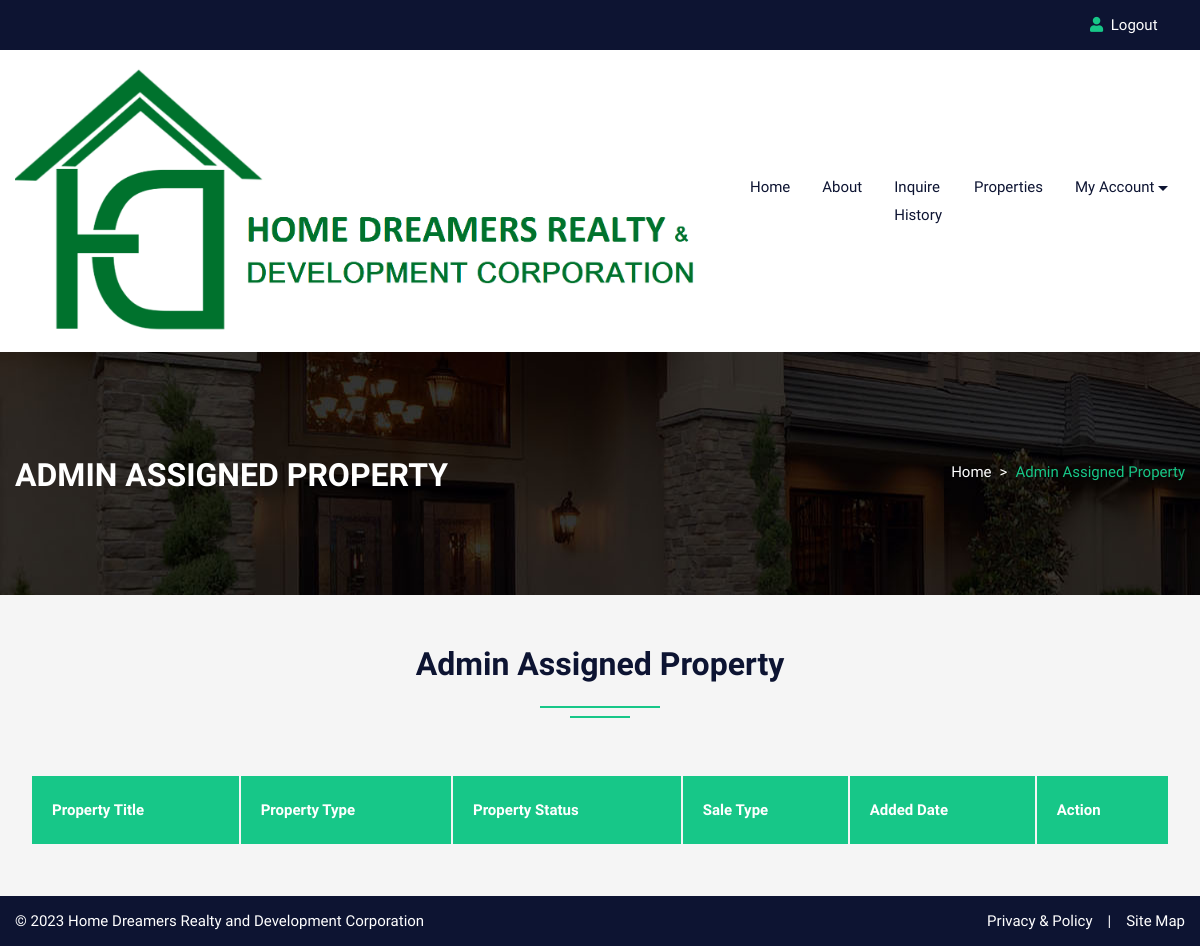
/featureadmin.php (signed in), run on an earlier commit of the app's database.
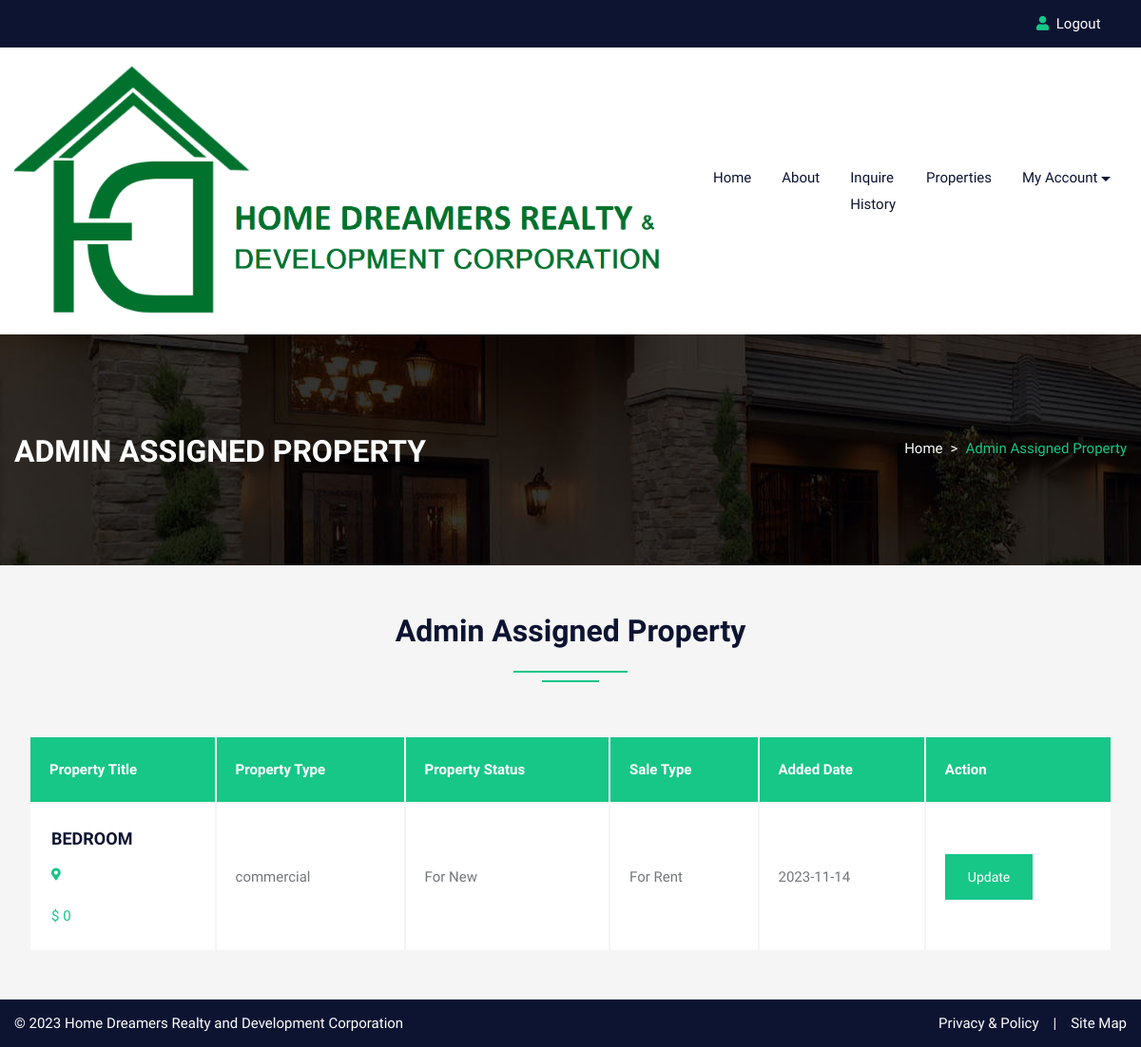
And on a later commit of the database.
### tables this page shows
CREATE TABLE `property` (
  `pid` int(50) NOT NULL,
  `title` varchar(200) NOT NULL,
  `pcontent` longtext NOT NULL,
  `type` varchar(100) NOT NULL,
  `pstatus` varchar(50) NOT NULL,
  `stype` varchar(100) NOT NULL,
  `bedroom` int(50) NOT NULL,
  `bathroom` int(50) NOT NULL,
  `balcony` int(50) NOT NULL,
  `kitchen` int(50) NOT NULL,
  `hall` int(50) NOT NULL,
  `floor` varchar(50) NOT NULL,
  `size` int(50) NOT NULL,
  `price` int(50) NOT NULL,
  `region` varchar(255) NOT NULL,
  `province` varchar(255) NOT NULL,
  `city` varchar(100) NOT NULL,
  `barangay` varchar(100) NOT NULL,
  `feature` longtext NOT NULL,
  `pimage` varchar(300) NOT NULL,
  `pimage1` varchar(300) NOT NULL,
  `pimage2` varchar(300) NOT NULL,
  `pimage3` varchar(300) NOT NULL,
  `pimage4` varchar(300) NOT NULL,
  `uid` int(50) NOT NULL,
  `status` varchar(50) NOT NULL,
  `mapimage` varchar(300) NOT NULL,
  `topmapimage` varchar(300) NOT NULL,
  `groundmapimage` varchar(300) NOT NULL,
  `totalfloor` varchar(50) NOT NULL,
  `date` date NOT NULL,
  `ptype` varchar(250) NOT NULL,
  `useragent` varchar(255) NOT NULL,
  `user_type` varchar(255) NOT NULL,
  `user_id` varchar(255) NOT NULL,
  `bhk` varchar(255) NOT NULL,
  `assign_to` varchar(255) NOT NULL
);

### featureadmin.php (the view, shortened to what this page needs)
<!DOCTYPE html>
<html lang="en">
<head>
<link rel="stylesheet" type="text/css" href="css/bootstrap.min.css">
<link rel="stylesheet" type="text/css" href="css/bootstrap-slider.css">
<link rel="stylesheet" type="text/css" href="css/jquery-ui.css">
<link rel="stylesheet" type="text/css" href="css/layerslider.css">
<link rel="stylesheet" type="text/css" href="css/color.css">
<link rel="stylesheet" type="text/css" href="css/owl.carousel.min.css">
<link rel="stylesheet" type="text/css" href="css/font-awesome.min.css">
<link rel="stylesheet" type="text/css" href="fonts/flaticon/flaticon.css">
<link rel="stylesheet" type="text/css" href="css/style.css">
<link rel="stylesheet" type="text/css" href="css/login.css">
</head>
<body>
<div id="page-wrapper">
    <div class="row">
		<?php include("include/header.php");?>
        <div class="banner-full-row page-banner" style="background-image:url('images/breadcromb.jpg');">
            <div class="container">
                <div class="row">
                    <div class="col-md-6">
                        <h2 class="page-name float-left text-white text-uppercase mt-1 mb-0"><b>Admin Assigned Property</b></h2>
                    </div>
                    <div class="col-md-6">
                        <nav aria-label="breadcrumb" class="float-left float-md-right">
                            <ol class="breadcrumb bg-transparent m-0 p-0">
                                <li class="breadcrumb-item text-white"><a href="#">Home</a></li>
                                <li class="breadcrumb-item active">Admin Assigned Property</li>
                            </ol>
                        </nav>
                    </div>
                </div>
            </div>
        </div>
        <div class="full-row bg-gray">
            <div class="container">
                    <div class="row mb-5">
						<div class="col-lg-12">
							<h2 class="text-secondary double-down-line text-center">Admin Assigned Property</h2>
                        </div>
					</div>
					<table class="items-list col-lg-12" style="border-collapse:inherit;">
                        <thead>
                             <tr  class="bg-primary">
                                <th class="text-white font-weight-bolder">Property Title</th>
                                <th class="text-white font-weight-bolder">Property Type</th>
                                <th class="text-white font-weight-bolder">Property Status</th>
                                <th class="text-white font-weight-bolder">Sale Type</th>
                                <th class="text-white font-weight-bolder">Added Date</th>
                                <th class="text-white font-weight-bolder">Action</th>
                             </tr>
                        </thead>
                        <tbody>
							<?php
							$uid=$_SESSION['get_data']['uid'];
							$query=mysqli_query($conn,"SELECT * FROM `property` WHERE assign_to='$uid'");
								while($row=mysqli_fetch_array($query))
								{
							?>
                            <tr>
                                <td>
                                    <div class="property-info d-table">
                                        <h5 class="text-secondary text-capitalize"><a href="propertydetail.php?pid=<?php echo $row['0'];?>"><?php echo $row['1'];?></a></h5>
                                        <span class="font-14 text-capitalize"><i class="fas fa-map-marker-alt text-primary font-13"></i>&nbsp; <?php echo $row['14'];?></span>
                                        <div class="price mt-3">
											<span class="text-primary">$&nbsp;<?php echo $row['13'];?></span>
										</div>
                                    </div>
								</td>
                                <td><?php echo $row['3'];?></td>
                                <td class="text-capitalize">For <?php echo $row['4'];?></td>
                                <td class="text-capitalize">For <?php echo $row['5'];?></td>
								<td class="text-capitalize"><?php echo $row['date'];?></td>
                                <td>
                                    <a class="btn btn-primary" href="submitpropertyupdate.php?id=<?php echo $row['0'];?>">Update</a>
                                </td>
                            </tr>
							<?php } ?>
                        </tbody>
                    </table>
            </div>
        </div>
		<?php include("include/footer.php");?>
    </div>
</div>
</body>
</html>

What changed in the data, as far as the page shows it:
now on this page (row edited): property: title "BEDROOM", price "0", type "commercial", pstatus "New", stype "Rent", date "2023-11-14"
